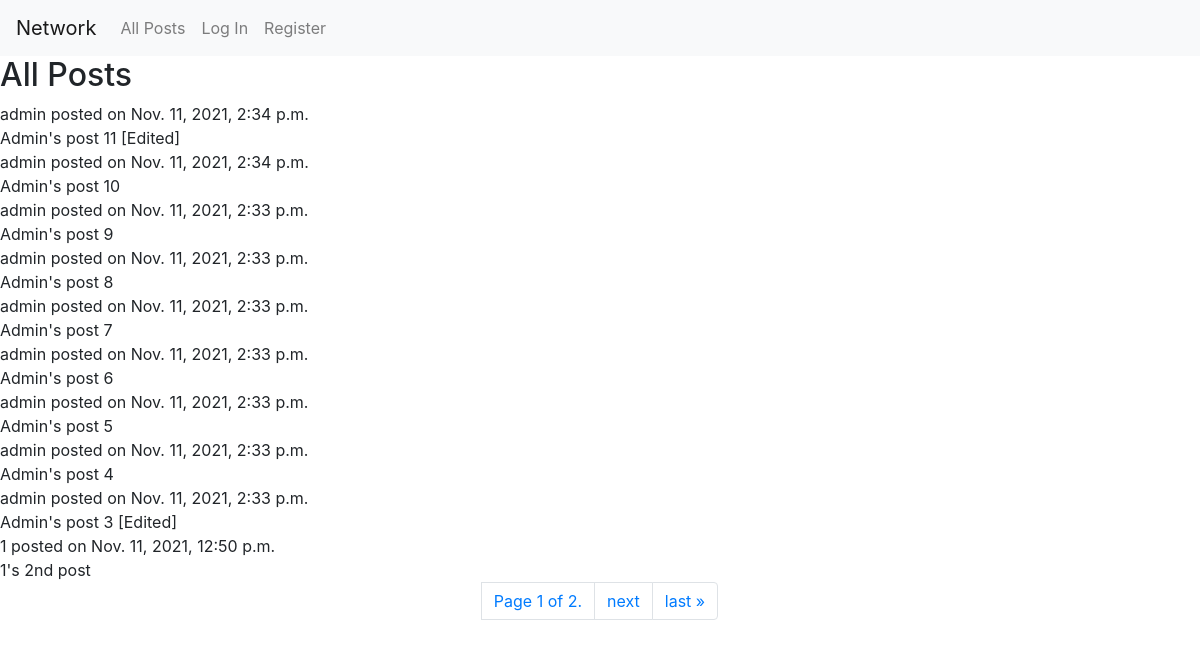
The page / on the database its author committed.
### network/models.py (models this page shows)
class Post(models.Model):
    user = models.ForeignKey(User, on_delete=models.CASCADE)
    body = models.TextField()
    date_added = models.DateTimeField(auto_now_add=True, null=True)

class User(AbstractUser):
    pass

### network/views.py (the view)
# urls.py: path("", views.index, name="index"),
def index(request):
    posts = Post.objects.all().order_by('-date_added')
    paginator = Paginator(posts, 10)
    page_number = request.GET.get('page')
    page_obj = paginator.get_page(page_number)
    context = {
        'page_obj': page_obj,
        'posts': posts
    }
    return render(request, "network/index.html", context)

### network/templates/network/index.html (shortened to what this page needs)
{% extends "network/layout.html" %}
{% block body %}
<main>
    <div>
        {% if posts %}
            <h2>All Posts</h2>
            {% for post in page_obj %}
                <div>
                    <div>{{ post.user }} posted on {{ post.date_added }}</div>
                    <div>
                        {{ post.body }}
                    </div>
                </div>
            {% endfor %}
            <nav aria-label="Page navigation example">
                <ul class="pagination justify-content-center">
                    <span class="current page-link">
                        Page {{ page_obj.number }} of {{ page_obj.paginator.num_pages }}.
                    </span>
                    {% if page_obj.has_next %}
                    <li class="page-item"><a class="page-link" href="?page={{ page_obj.next_page_number }}">next</a></li>
                    <li class="page-item"><a class="page-link" href="?page={{ page_obj.paginator.num_pages }}">last &raquo;</a></li>
                    {% endif %}
                </ul>
            </nav>
        {% endif %}
    </div>
</main>
{% endblock %}

### rows shown on the page
Post: user "admin", date_added "Nov. 11, 2021, 2:34 p.m.", body "Admin's post 11 [Edited]"
Post: user "admin", date_added "Nov. 11, 2021, 2:34 p.m.", body "Admin's post 10"
Post: user "admin", date_added "Nov. 11, 2021, 2:33 p.m.", body "Admin's post 9"
Post: user "admin", date_added "Nov. 11, 2021, 2:33 p.m.", body "Admin's post 8"
Post: user "admin", date_added "Nov. 11, 2021, 2:33 p.m.", body "Admin's post 7"
Post: user "admin", date_added "Nov. 11, 2021, 2:33 p.m.", body "Admin's post 6"
Post: user "admin", date_added "Nov. 11, 2021, 2:33 p.m.", body "Admin's post 5"
Post: user "admin", date_added "Nov. 11, 2021, 2:33 p.m.", body "Admin's post 4"
Post: user "admin", date_added "Nov. 11, 2021, 2:33 p.m.", body "Admin's post 3 [Edited]"
Post: user "1", date_added "Nov. 11, 2021, 12:50 p.m.", body "1's 2nd post"

### other values the page prints
{{ page_obj.number }} "1"
{{ page_obj.paginator.num_pages }} "2"
